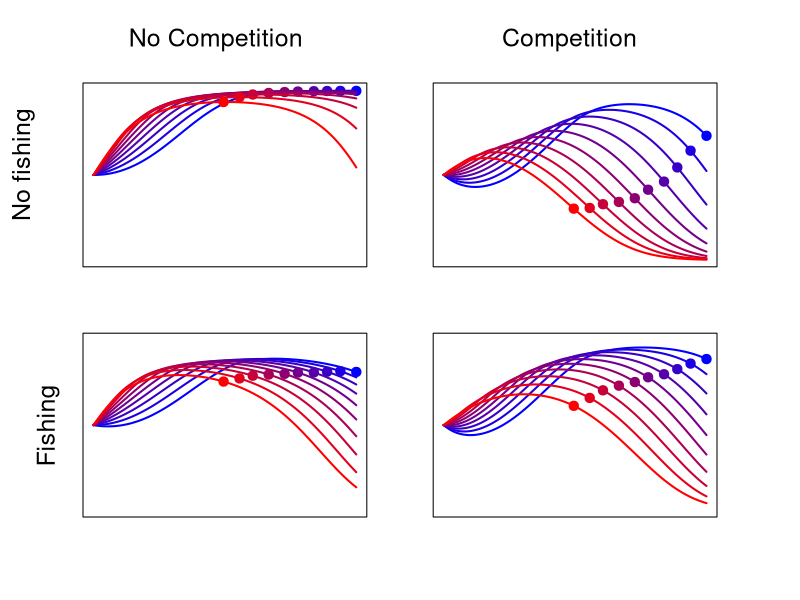
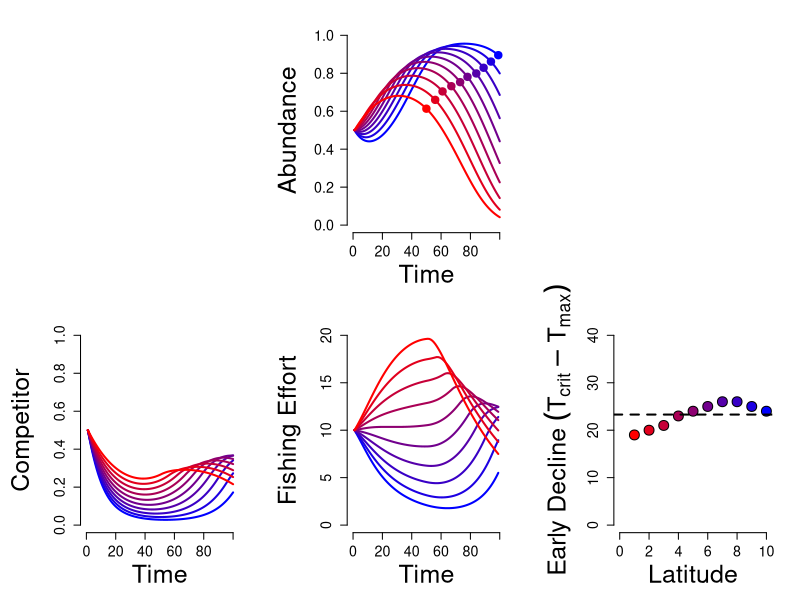
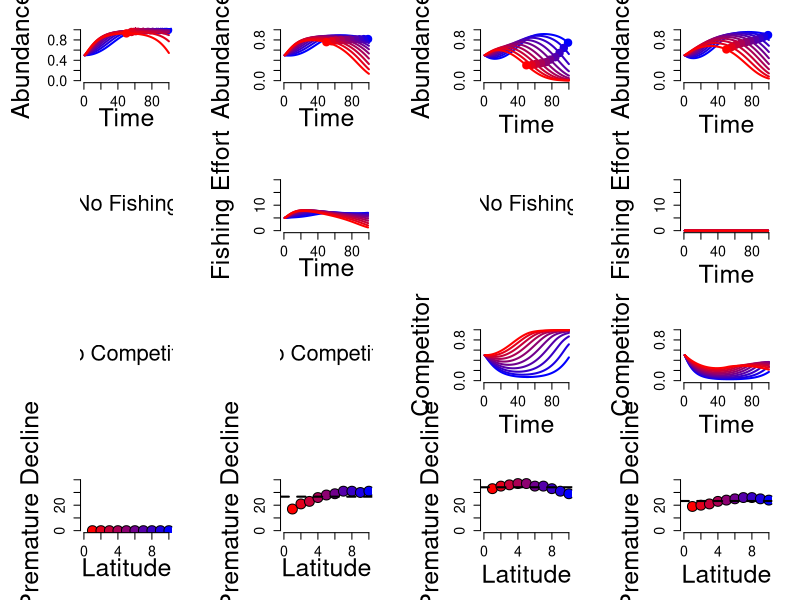

These charts were generated, in order, by the following R code:
#################################################################
# angler behavior in spatial fishery with two contrasting species
#################################################################

library(scales)
library(tidyr)

#
# Scenario 1
#

# one warm water species, one cold water species
# anglers can move anywhere - movement (and therefore fishing pressure) is dependent on preference and abundance

###################
# model parameters
###################

#---------------------
# site characteristics

years = 100        # years
lat = 10           # grid height


init.temps = seq(0, 10, length.out = lat) # temperatures across time and latitude - colder in the north
temps = array(NA, dim = c(lat, years))
temps[,1] <- init.temps

cc = 20 # total temp increase over time in degrees

for(i in 1:lat) { temps[i,] <- temps[i,1] + seq(0,cc, length.out = years) }


#------------------------
# species characteristics

r = 0.1       # maximum pop growth rate

rho = c(0, 0.05)  # strength of competition

theta = 0.1   # temperature sensitivity
t_opt1 = 10   # optima for species 1
t_opt2 = 20   # optima for species 2

# critical temperature (where r < 0)
t_crit1 = t_opt1 + (1/theta)
t_crit2 = t_opt2 + (1/theta)

# differences from temperature optima
delta.t_opt1 = abs(temps - t_opt1)
delta.t_opt2 = abs(temps - t_opt2)
t_opt1.years = apply(delta.t_opt1, 1, which.min)
t_opt2.years = apply(delta.t_opt2, 1, which.min)

# differences from critical temperature 
delta.t_crit1 = abs(temps - t_crit1)
delta.t_crit2 = abs(temps - t_crit2)
t_crit1.years = apply(delta.t_crit1, 1, which.min)
t_crit2.years = apply(delta.t_crit2, 1, which.min)

#-----------------------
# angler characteristics

ET = c(0, 100)            # total fishing hours
b1 = c(0)               # proportion of warmwater specialists


q1 = 0.001            # catchability of species 1
q2 = 0.003            # catchability of species 2


# all scenarios
ss = expand.grid(b1, rho, ET)
ss[4,1] = 1.0

####################
# process functions

#-----------
# ecological

# logistic growth function
Nt <- function(r, N) N + ((r * N) - (r*N^2))
Nt.c <- function(r, N, rho, N2) N + ((r * N) - (r*N^2 + rho*N*N2))

# temperature-dependent growth rate
rtemp <- function(temp, r, theta, opt_temp) r * (1 + theta * -abs(temp - opt_temp))


#-------
# social

# site preference
#Nstar <- function(N1, N2, beta) N1*beta - N2*(1-beta)

# catch
catch <- function(q, E, N) q * E * N



#############
# simulations
#############

#---------------
# storage arrays
N.warm = array(NA, dim = c(lat, length(ss[,1]), years))
N.cold = array(NA, dim = c(lat, length(ss[,1]), years))

#N.star = array(NA, dim = c(lat, lon, years))

E.warm = array(NA, dim = c(lat, length(ss[,1]), years))
E.cold = array(NA, dim = c(lat, length(ss[,1]), years))

C.warm = array(NA, dim = c(lat, length(ss[,1]), years))
C.cold = array(NA, dim = c(lat, length(ss[,1]), years))


#------------------
# starting pop size
N.warm[,,1] = 0.5
N.cold[,,1] = 0.5


# simulate pop dynamics through time
for (t in 1:(years - 1)) {
  
  for(j in 1:length(ss[,1])){
    
    prop.cold = sum(N.cold[ , j, t]) / (sum(N.cold[ , j, t]) + sum(N.warm[ , j, t]))
    prop.warm = 1 - prop.cold
    
    E.cold[, j, t] <- prop.cold * (1-ss[j,1]) * ss[j,3] * (N.cold[, j, t]/sum(N.cold[ , j, t])) 
    E.warm[, j, t] <- prop.warm * (1-ss[j,1]) * ss[j,3] * (N.warm[, j, t]/sum(N.warm[ , j, t])) + ss[j,3] * ss[j,1] * (N.warm[, j, t]/sum(N.warm[ , j, t]))
    
    C.cold[, j, t] <- catch(q1, E.cold[, j, t], N.cold[, j, t])
    C.warm[, j, t] <- catch(q2, E.warm[, j, t], N.warm[, j, t])          
    
  }
  
  
  for (i in 1:lat) {
    for (j in 1:length(ss[,1])) {
      
      N.cold[i, j, t + 1] <- Nt.c(rtemp(temps[i, t], r, theta, t_opt1), N.cold[i, j, t], ss[j,2], N.warm[i, j, t]) - C.cold[i, j, t]
      N.warm[i, j, t + 1] <- Nt(rtemp(temps[i, t], r, theta, t_opt2), N.warm[i, j, t]) - C.warm[i, j, t]
      
      
    }
  }
}



# plot 2X2 sims to show the effect of fishing and competition

# color code by latitude
colo = colorRampPalette(c("blue", "red"))


png("2x2_ww_specialists.png", width = 6, height = 6, units = "in", res = 600)

par(mfrow = c(2, 2), mar = c(2,2,2,2), oma = c(3, 3, 3, 3))

for (j in 1:length(ss[,1])) {
  
  plot(1:years, N.cold[1,j,], type = "l", ylim = c(0,1), col = "blue", lwd = 2, xaxt="n", yaxt="n", ylab = "", xlab = "")
  points(t_crit1.years[1], N.cold[1,j,t_crit1.years[1]], col = colo(10)[1], pch = 19, cex = 1.5)
  
  for (i in 2:lat) {
    
    lines(1:years, N.cold[i,j,], col = colo(10)[i], lwd = 2)
    points(t_crit1.years[i], N.cold[i,j,t_crit1.years[i]], col = colo(10)[i], pch = 19, cex = 1.5)
  }
}

mtext(text = "No Competition",side = 3,line = 0,outer = TRUE, cex = 1.5, adj = 0.15)
mtext(text = "Competition",side = 3,line = 0,outer = TRUE, cex = 1.5, adj = 0.8)
mtext(text = "Fishing",side = 2,line = -0.5,outer = TRUE, cex = 1.5, adj = 0.2)
mtext(text = "No fishing",side = 2,line = 1,outer = TRUE, cex = 1.5, adj = 0.85)

dev.off()



###########################
# both and early collapse


ec = vector()

for (i in 1:lat) {
  
  ec[i] = t_crit1.years[i] - which.max(N.cold[i,4,])
  
}




png("chasing_both_ww_specialists.png", width = 7, height = 6, units = "in", res = 600)


mat <- matrix(c(0,0,1,1,0,0,
                2,2,3,3,4,4), nrow = 2, byrow = TRUE)

op <- par(cex.main = 1.5, mar = c(5, 6, 2, 2) + 0.1, mgp = c(3.5, 1, 0), cex.lab = 1.5 , font.lab = 2, cex.axis = 1.3, bty = "n", las = 1)
layout(mat)

plot(1:years, N.cold[1,4,], type = "l", xlim = c(0,100), ylim = c(0,1), col = "blue", lwd = 2, ylab = "", xlab = "", axes = FALSE)
points(t_crit1.years[1]-1, N.cold[1,4,99], col = colo(10)[1], pch = 19, cex = 1.5)

for (i in 2:lat) {
  
  lines(1:years, N.cold[i,4,], col = colo(10)[i], lwd = 2)
  points(t_crit1.years[i], N.cold[i,4,t_crit1.years[i]], col = colo(10)[i], pch = 19, cex = 1.5)
}


axis(1)
axis(2) 

par(las = 0)
mtext("Time", side = 1, line = 3, cex = 1.5)
mtext("Abundance", side = 2, line = 3.7, cex = 1.5)




plot(1:years, N.warm[1,4,], type = "l", xlim = c(0,100), ylim = c(0,1), col = "blue", lwd = 2, ylab = "", xlab = "", axes = FALSE)

for (i in 2:lat) {
  
  lines(1:years, N.warm[i,4,], col = colo(10)[i], lwd = 2)
  
}


axis(1)
axis(2) 

par(las = 0)
mtext("Time", side = 1, line = 3, cex = 1.5)
mtext("Competitor", side = 2, line = 3.7, cex = 1.5)



plot(1:years, E.warm[1,4,], type = "l", xlim = c(0,100), ylim = c(0,20), col = "blue", lwd = 2, ylab = "", xlab = "", axes = FALSE)

for (i in 2:lat) {
  
  lines(1:years, E.warm[i,4,], col = colo(10)[i], lwd = 2)
  
}


axis(1)
axis(2) 

par(las = 0)
mtext("Time", side = 1, line = 3, cex = 1.5)
mtext("Fishing Effort", side = 2, line = 3.7, cex = 1.5)



plot(1:lat, rev(ec), xlim = c(0,10), ylim = c(0, 40), xlab = "", ylab = "", axes = FALSE,
     pch = 21, bg = rev(colo(10)), cex = 2, col = "black")

axis(1)
axis(2)

par(las = 0)
mtext("Latitude", 1, line = 3, cex = 1.5)
mtext(expression("Early Decline "*(T[crit] - T[max])), 2, line = 3, cex = 1.5, las = 0)

abline(h = mean(ec), lty = 2, lwd = 2)


dev.off()






png("all_scenarios_detail.png", width = 11, height = 11, units = "in", res = 600)


mat <- matrix(c(1,2,3,4,
                5,6,7,8,
                9,10,11,12,
                13,14,15,16), nrow = 4, byrow = F)

op <- par(cex.main = 1.5, mar = c(5, 6, 2, 2) + 0.1, mgp = c(3.5, 1, 0), cex.lab = 1.5 , font.lab = 2, cex.axis = 1.3, bty = "n", las = 1)
layout(mat)


###########################
# no fishing or competition

ec = vector()

for (i in 1:lat) {
  
  ec[i] = 0
  
}



plot(1:years, N.cold[1,1,], type = "l", xlim = c(0,100), ylim = c(0,1), col = "blue", lwd = 2, ylab = "", xlab = "", axes = FALSE)
points(t_crit1.years[1]-1, N.cold[1,1,99], col = colo(10)[1], pch = 19, cex = 1.5)

for (i in 2:lat) {
  
  lines(1:years, N.cold[i,1,], col = colo(10)[i], lwd = 2)
  points(t_crit1.years[i], N.cold[i,1,t_crit1.years[i]], col = colo(10)[i], pch = 19, cex = 1.5)
}


axis(1)
axis(2) 

par(las = 0)
mtext("Time", side = 1, line = 2.5, cex = 1.5)
mtext("Abundance", side = 2, line = 3.7, cex = 1.5)



plot.new()
plot.window( xlim=c(-5,5), ylim=c(-5,5) )
text(0,0,"No Fishing", cex=2)

plot.new()
plot.window( xlim=c(-5,5), ylim=c(-5,5) )
text(0,0,"No Competitor", cex=2)


plot(1:lat, rev(ec), xlim = c(0,10), ylim = c(0, 40), xlab = "", ylab = "", axes = FALSE,
     pch = 21, bg = rev(colo(10)), cex = 2, col = "black")

axis(1)
axis(2)

par(las = 0)
mtext("Latitude", 1, line = 2.5, cex = 1.5)
mtext("Premature Decline", 2, line = 3, cex = 1.5, las = 0)



###########################
# effort and early collapse

ec = vector()

for (i in 1:lat) {
  
  ec[i] = t_crit1.years[i] - which.max(N.cold[i,3,])
  
}



plot(1:years, N.cold[1,3,], type = "l", xlim = c(0,100), ylim = c(0,1), col = "blue", lwd = 2, ylab = "", xlab = "", axes = FALSE)
points(t_crit1.years[1]-1, N.cold[1,3,99], col = colo(10)[1], pch = 19, cex = 1.5)

for (i in 2:lat) {
  
  lines(1:years, N.cold[i,3,], col = colo(10)[i], lwd = 2)
  points(t_crit1.years[i], N.cold[i,3,t_crit1.years[i]], col = colo(10)[i], pch = 19, cex = 1.5)
}


axis(1)
axis(2) 

par(las = 0)
mtext("Time", side = 1, line = 2.5, cex = 1.5)
mtext("Abundance", side = 2, line = 3.7, cex = 1.5)




plot(1:years, E.cold[1,3,], type = "l", xlim = c(0,100), ylim = c(0,20), col = "blue", lwd = 2, ylab = "", xlab = "", axes = FALSE)

for (i in 2:lat) {
  
  lines(1:years, E.cold[i,3,], col = colo(10)[i], lwd = 2)
  
}


axis(1)
axis(2) 

par(las = 0)
mtext("Time", side = 1, line = 2.5, cex = 1.5)
mtext("Fishing Effort", side = 2, line = 3.7, cex = 1.5)


plot.new()
plot.window( xlim=c(-5,5), ylim=c(-5,5) )
text(0,0,"No Competitor", cex=2)


plot(1:lat, rev(ec), xlim = c(0,10), ylim = c(0, 40), xlab = "", ylab = "", axes = FALSE,
     pch = 21, bg = rev(colo(10)), cex = 2, col = "black")

axis(1)
axis(2)

par(las = 0)
mtext("Latitude", 1, line = 2.5, cex = 1.5)
mtext("Premature Decline", 2, line = 3, cex = 1.5, las = 0)

abline(h = mean(ec), lty = 2, lwd = 2)



###########################
# competititon and early collapse


ec = vector()

for (i in 1:lat) {
  
  ec[i] = t_crit1.years[i] - which.max(N.cold[i,2,])
  
}


plot(1:years, N.cold[1,2,], type = "l", xlim = c(0,100), ylim = c(0,1), col = "blue", lwd = 2, ylab = "", xlab = "", axes = FALSE)
points(t_crit1.years[1]-1, N.cold[1,2,99], col = colo(10)[1], pch = 19, cex = 1.5)

for (i in 2:lat) {
  
  lines(1:years, N.cold[i,2,], col = colo(10)[i], lwd = 2)
  points(t_crit1.years[i], N.cold[i,2,t_crit1.years[i]], col = colo(10)[i], pch = 19, cex = 1.5)
}


axis(1)
axis(2) 

par(las = 0)
mtext("Time", side = 1, line = 3, cex = 1.5)
mtext("Abundance", side = 2, line = 3.7, cex = 1.5)



plot.new()
plot.window( xlim=c(-5,5), ylim=c(-5,5) )
text(0,0,"No Fishing", cex=2)


plot(1:years, N.warm[1,2,], type = "l", xlim = c(0,100), ylim = c(0,1), col = "blue", lwd = 2, ylab = "", xlab = "", axes = FALSE)

for (i in 2:lat) {
  
  lines(1:years, N.warm[i,2,], col = colo(10)[i], lwd = 2)
  
}


axis(1)
axis(2) 

par(las = 0)
mtext("Time", side = 1, line = 3, cex = 1.5)
mtext("Competitor", side = 2, line = 3.7, cex = 1.5)



plot(1:lat, rev(ec), xlim = c(0,10), ylim = c(0, 40), xlab = "", ylab = "", axes = FALSE,
     pch = 21, bg = rev(colo(10)), cex = 2, col = "black")

axis(1)
axis(2)

par(las = 0)
mtext("Latitude", 1, line = 3, cex = 1.5)
mtext("Premature Decline", 2, line = 3, cex = 1.5, las = 0)

abline(h = mean(ec), lty = 2, lwd = 2)


###########################
# both and early collapse


ec = vector()

for (i in 1:lat) {
  
  ec[i] = t_crit1.years[i] - which.max(N.cold[i,4,])
  
}



plot(1:years, N.cold[1,4,], type = "l", xlim = c(0,100), ylim = c(0,1), col = "blue", lwd = 2, ylab = "", xlab = "", axes = FALSE)
points(t_crit1.years[1]-1, N.cold[1,4,99], col = colo(10)[1], pch = 19, cex = 1.5)

for (i in 2:lat) {
  
  lines(1:years, N.cold[i,4,], col = colo(10)[i], lwd = 2)
  points(t_crit1.years[i], N.cold[i,4,t_crit1.years[i]], col = colo(10)[i], pch = 19, cex = 1.5)
}


axis(1)
axis(2) 

par(las = 0)
mtext("Time", side = 1, line = 3, cex = 1.5)
mtext("Abundance", side = 2, line = 3.7, cex = 1.5)





plot(1:years, E.cold[1,4,], type = "l", xlim = c(0,100), ylim = c(0,20), col = "blue", lwd = 2, ylab = "", xlab = "", axes = FALSE)

for (i in 2:lat) {
  
  lines(1:years, E.cold[i,4,], col = colo(10)[i], lwd = 2)
  
}


axis(1)
axis(2) 

par(las = 0)
mtext("Time", side = 1, line = 3, cex = 1.5)
mtext("Fishing Effort", side = 2, line = 3.7, cex = 1.5)


plot(1:years, N.warm[1,4,], type = "l", xlim = c(0,100), ylim = c(0,1), col = "blue", lwd = 2, ylab = "", xlab = "", axes = FALSE)

for (i in 2:lat) {
  
  lines(1:years, N.warm[i,4,], col = colo(10)[i], lwd = 2)
  
}


axis(1)
axis(2) 

par(las = 0)
mtext("Time", side = 1, line = 3, cex = 1.5)
mtext("Competitor", side = 2, line = 3.7, cex = 1.5)



plot(1:lat, rev(ec), xlim = c(0,10), ylim = c(0, 40), xlab = "", ylab = "", axes = FALSE,
     pch = 21, bg = rev(colo(10)), cex = 2, col = "black")

axis(1)
axis(2)

par(las = 0)
mtext("Latitude", 1, line = 3, cex = 1.5)
mtext("Premature Decline", 2, line = 3, cex = 1.5, las = 0)

abline(h = mean(ec), lty = 2, lwd = 2)


dev.off()


